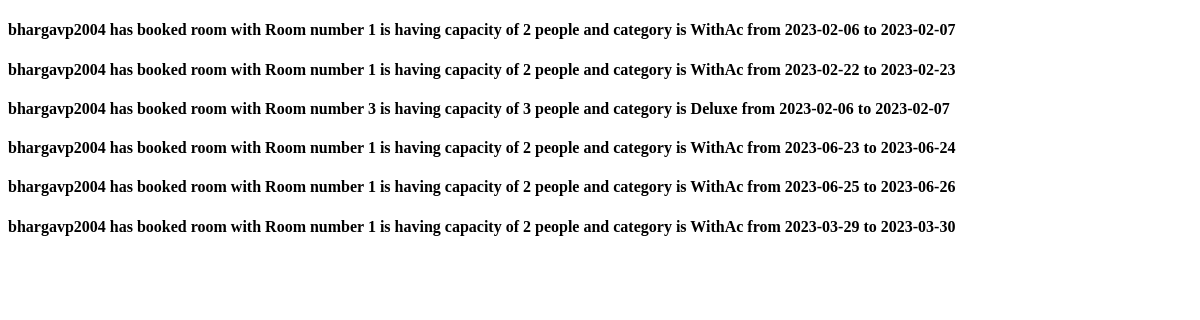
Before: /booking_list/ with the older database file.
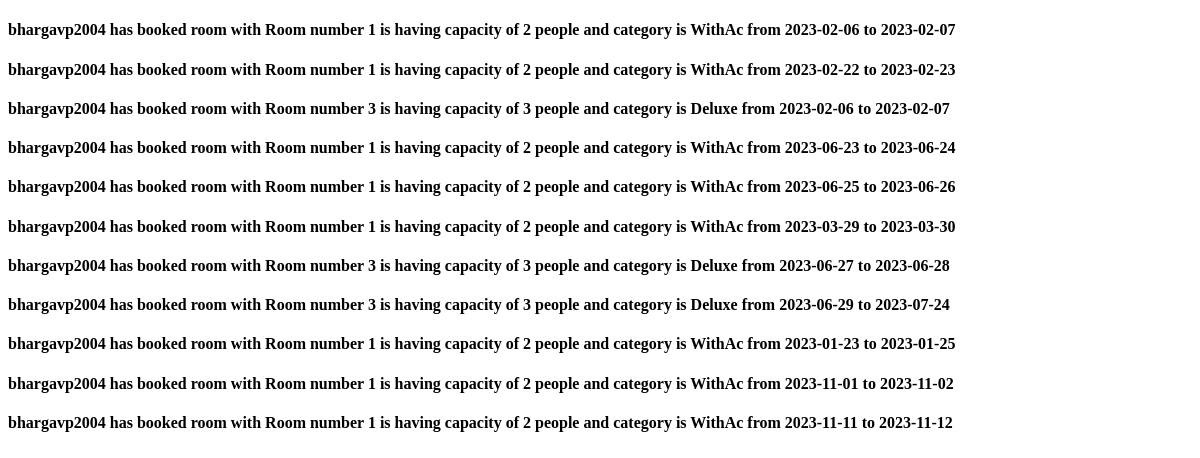
After: the same page with the newer database file.
### HMS_APP/models.py (models this page shows)
class Booking(models.Model):
    user = models.ForeignKey(settings.AUTH_USER_MODEL, on_delete=models.CASCADE)
    room = models.ForeignKey(Room, on_delete=models.CASCADE)
    check_in = models.DateField()
    check_out = models.DateField()
    def __str__(self) :
        return f'{self.user} has booked room with {self.room} from {self.check_in} to {self.check_out}'

class Room(models.Model) :
    ROOM_CATEGORIES = (
        ('WithAc', 'AC'),
        ('WithoutAc', 'NON-AC'),
        ('Deluxe', 'DELUXE'),
    )
    number = models.IntegerField()
    category = models.CharField(max_length = 10, choices=ROOM_CATEGORIES)
    capacity = models.IntegerField()
    def __str__(self) :
        return f'Room number {self.number} is having capacity of {self.capacity} people and category is {self.category}'

### HMS_APP/views.py (the view)
# urls.py: path('booking_list/', BookingList.as_view(), name = "bookinglist"),
class BookingList(ListView):
    model = Booking

### templates/HMS_APP/booking_list.html (shortened to what this page needs)
<!DOCTYPE html>
<html lang="en">
<head>
</head>
<body>
    {% for bookings in booking_list %}
    <h4> {{bookings}} </h4>
    {% endfor %}
</body>
</html>

Changed rows visible on the page:
added Booking: user+room+check_in "bhargavp2004 has booked room with Room number 3 is having capacity of 3 people and category is Deluxe from 2023-06-27 to 2023-06-28"
added Booking: user+room+check_in "bhargavp2004 has booked room with Room number 3 is having capacity of 3 people and category is Deluxe from 2023-06-29 to 2023-07-24"
added Booking: user+room+check_in "bhargavp2004 has booked room with Room number 1 is having capacity of 2 people and category is WithAc from 2023-01-23 to 2023-01-25"
added Booking: user+room+check_in "bhargavp2004 has booked room with Room number 1 is having capacity of 2 people and category is WithAc from 2023-11-01 to 2023-11-02"
added Booking: user+room+check_in "bhargavp2004 has booked room with Room number 1 is having capacity of 2 people and category is WithAc from 2023-11-11 to 2023-11-12"
